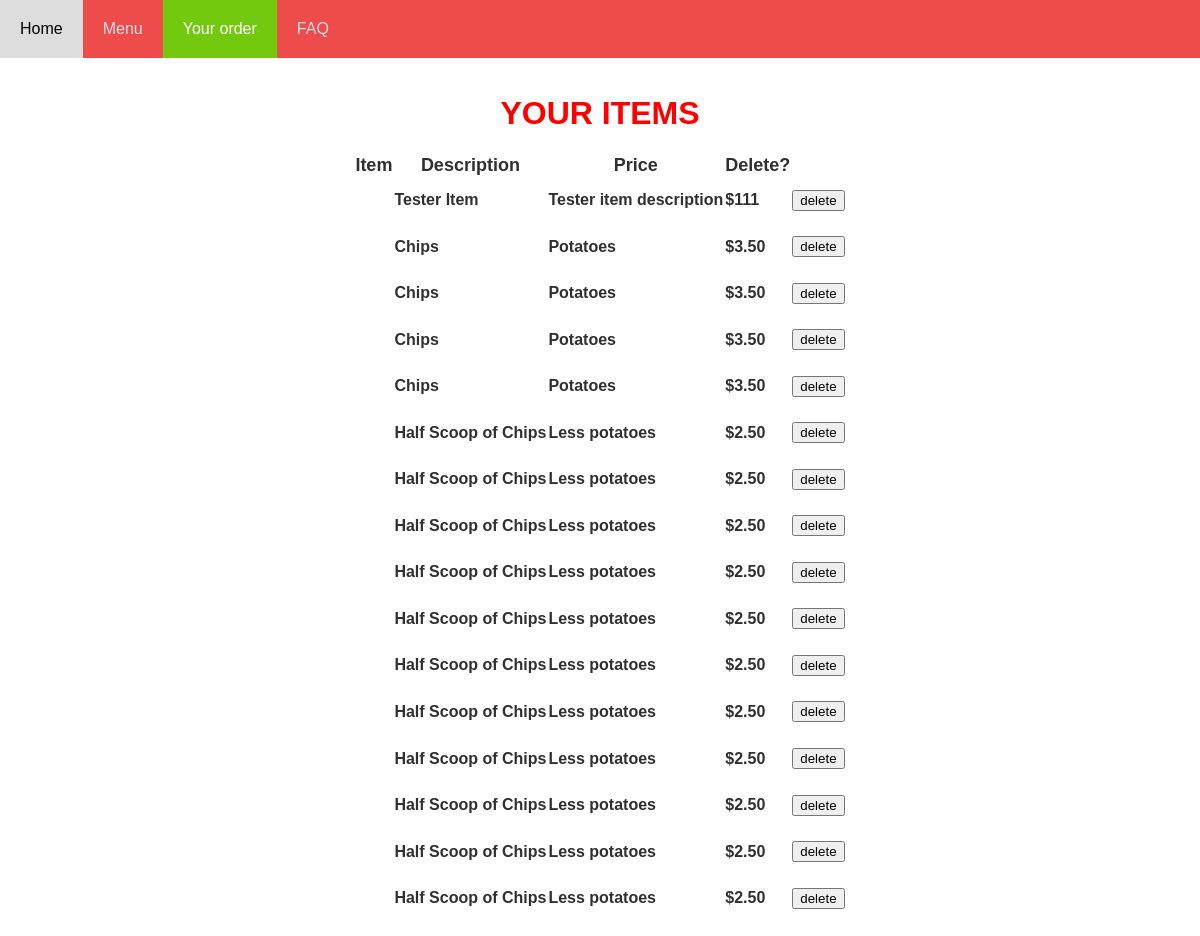
The page /orders on the database as committed earlier.
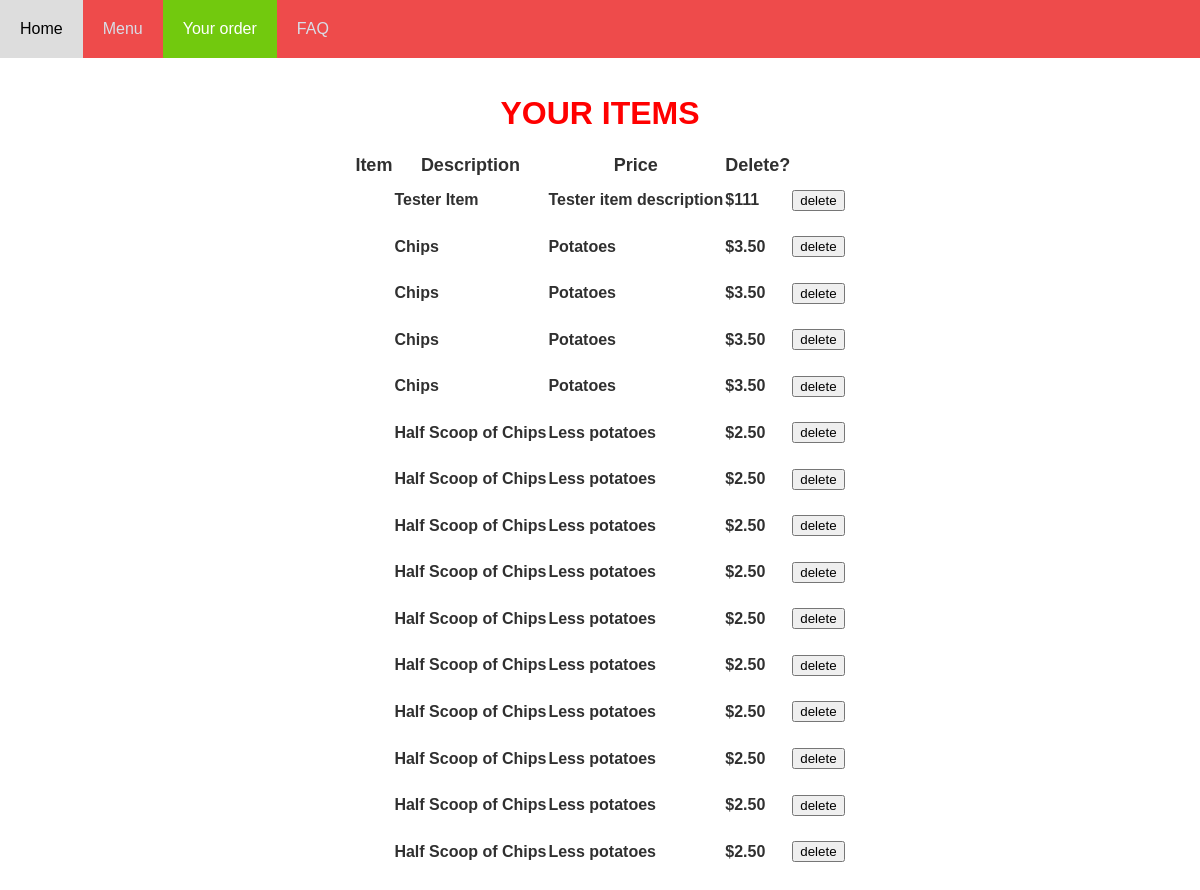
The same page on the database as committed later.
### tables this page shows
CREATE TABLE order_item (item_id INTEGER REFERENCES item (id), id INTEGER PRIMARY KEY);

CREATE TABLE item (id INTEGER PRIMARY KEY, name STRING, description STRING, price DECIMAL, type STRING (100));

### main.py (the view)
@app.route("/orders")
def orders():
    cursor = get_db().cursor()
    sql = "SELECT item.id, name, description, price, order_item.id FROM item INNER JOIN order_item ON item.id = order_item.item_id"
    cursor.execute(sql)
    results = cursor.fetchall()
    return render_template("order.html", results=results,)

### main.py (called while the page is built)
def get_db():
    db = getattr(g, '_database', None)
    if db is None:
        db = g._database = sqlite3.connect(DATABASE)
    return db

@app.teardown_appcontext
def close_connection(exception):
    db = getattr(g, '_database', None)
    if db is not None:
        db.close()

### templates/order.html (shortened to what this page needs)
<!DOCTYPE html>
<html lang="en">
<head>
</head>
<body>
<link rel="stylesheet" href={{url_for('static',filename='stickymenu.css')}}>
  <div id="navbar">
      <a href="http://127.0.0.1:5000/home">Home</a>
      <a href="http://127.0.0.1:5000/menu">Menu</a>
      <a class = "active" href="http://127.0.0.1:5000/orders">Your order</a>
      <a href="http://127.0.0.1:5000/faq">FAQ</a>
    </div>
  <div class="content">
  <h1>YOUR ITEMS</h1>
  <table class="center table-styling">
      <tr>
        <th>Item</th>
        <th>Description</th>
        <th>Price</th>
        <th>Delete?</th>
      </tr>
  {% for item in results %}
<tr class ="hover table-styling">
    <td><h2></h2></td>
    <td><h2>{{ item [1] }}</h2></td>
    <td><h2>{{ item [2] }}</h2></td>
    <td><h2>{{ item [3] }}</h2></td>
    <td>
      <form action="/delete" method="post">
        <input type="submit" value="delete">
      </form>
    </td>
</tr>
  {% endfor %}
  </table>
  </div>
</body>
</html>

### static/stickymenu.css (style rules this page uses)
* { font-family: sans-serif; }
#navbar { overflow: hidden; background-color: rgb(238, 75, 75); }
#navbar a { float: left; display: block; color: #d8dee7; text-align: center; padding: 20px; text-decoration: none; font-family: Arial, Helvetica, sans-serif; }
html,body { padding:0; margin:0; }
body { margin: 0; }
.content { padding: 16px; }
#navbar a.active { background-color: #72c90e; color: white; }
h1 { color: red; text-align: center; font-family: Arial, Helvetica, sans-serif; }
h2 { color: rgb(48, 48, 48); font-family: Arial, Helvetica, sans-serif; font-size: medium; text-align: left; }
table.center { margin-left: auto; margin-right: auto; }
th { color: rgb(48, 48, 48); font-family: Arial, Helvetica, sans-serif; font-size: large; text-align: center; }
.table-styling { border-collapse: collapse; }

Rows that differ between the two databases and show on the page:
removed order_item: name "Half Scoop of Chips", description "Less potatoes", price "$2.50"
